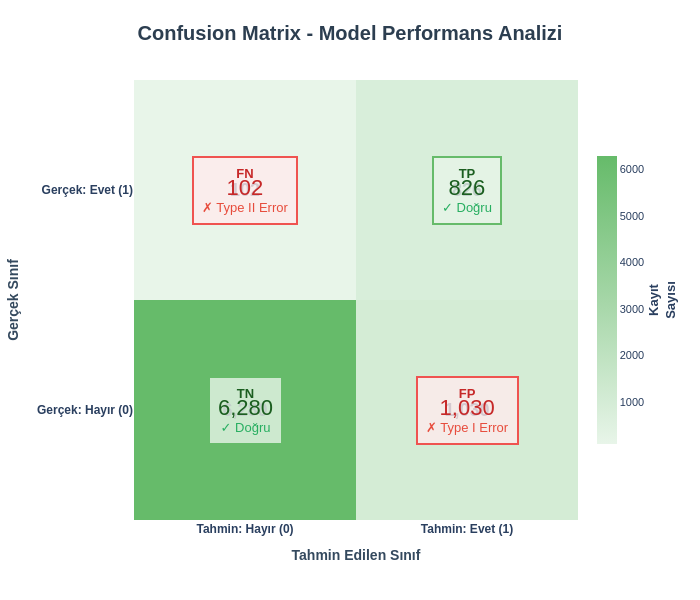

The cell this chart's notebook holds for it:
### Code cell
# İnteraktif Confusion Matrix Heatmap - Profesyonel Pastel Dizayn
# Pastel renk paleti: Yeşil tonları (başarı) ve Pembe tonları (hata)
pastel_colors = [
    [0.0, '#E8F5E9'],  # Çok açık yeşil
    [0.5, '#A5D6A7'],  # Açık yeşil  
    [1.0, '#66BB6A']   # Yeşil
]

fig = go.Figure(data=go.Heatmap(
    z=cm,
    x=['<b>Tahmin: Hayır (0)</b>', '<b>Tahmin: Evet (1)</b>'],
    y=['<b>Gerçek: Hayır (0)</b>', '<b>Gerçek: Evet (1)</b>'],
    colorscale=pastel_colors,
    showscale=True,
    colorbar=dict(
        title=dict(text="<b>Kayıt<br>Sayısı</b>", side="right"),
        thickness=20,
        len=0.7,
        tickfont=dict(size=11, family="Arial")
    ),
    hovertemplate='<b>%{y}</b><br><b>%{x}</b><br>Sayı: %{z:,}<extra></extra>',
    text=cm,
    texttemplate='<b>%{text:,}</b>',
    textfont=dict(size=18, family="Arial", color='#2C3E50')
))

# Profesyonel annotations ile metrik bilgileri
annotations = []

# TN (True Negative) - Sol üst
annotations.append(dict(
    x=0, y=0,
    text=f'<b>TN</b><br><span style="font-size:22px">{cm[0][0]:,}</span><br><span style="color:#27AE60">✓ Doğru</span>',
    showarrow=False,
    font=dict(size=13, family="Arial", color='#1B5E20'),
    bgcolor='rgba(232, 245, 233, 0.8)',
    bordercolor='#66BB6A',
    borderwidth=2,
    borderpad=8
))

# FP (False Positive) - Sağ üst
annotations.append(dict(
    x=1, y=0,
    text=f'<b>FP</b><br><span style="font-size:22px">{cm[0][1]:,}</span><br><span style="color:#E74C3C">✗ Type I Error</span>',
    showarrow=False,
    font=dict(size=13, family="Arial", color='#C62828'),
    bgcolor='rgba(255, 235, 238, 0.8)',
    bordercolor='#EF5350',
    borderwidth=2,
    borderpad=8
))

# FN (False Negative) - Sol alt
annotations.append(dict(
    x=0, y=1,
    text=f'<b>FN</b><br><span style="font-size:22px">{cm[1][0]:,}</span><br><span style="color:#E74C3C">✗ Type II Error</span>',
    showarrow=False,
    font=dict(size=13, family="Arial", color='#C62828'),
    bgcolor='rgba(255, 235, 238, 0.8)',
    bordercolor='#EF5350',
    borderwidth=2,
    borderpad=8
))

# TP (True Positive) - Sağ alt
annotations.append(dict(
    x=1, y=1,
    text=f'<b>TP</b><br><span style="font-size:22px">{cm[1][1]:,}</span><br><span style="color:#27AE60">✓ Doğru</span>',
    showarrow=False,
    font=dict(size=13, family="Arial", color='#1B5E20'),
    bgcolor='rgba(232, 245, 233, 0.8)',
    bordercolor='#66BB6A',
    borderwidth=2,
    borderpad=8
))

fig.update_layout(
    title=dict(
        text="<b>Confusion Matrix - Model Performans Analizi</b>",
        font=dict(size=20, family="Arial", color='#2C3E50'),
        x=0.5,
        xanchor='center'
    ),
    xaxis=dict(
        title=dict(
            text="<b>Tahmin Edilen Sınıf</b>",
            font=dict(size=14, family="Arial", color='#34495E')
        ),
        tickfont=dict(size=12, family="Arial"),
        side='bottom'
    ),
    yaxis=dict(
        title=dict(
            text="<b>Gerçek Sınıf</b>",
            font=dict(size=14, family="Arial", color='#34495E')
        ),
        tickfont=dict(size=12, family="Arial")
    ),
    plot_bgcolor='#FAFAFA',
    paper_bgcolor='#FFFFFF',
    annotations=annotations,
    margin=dict(l=100, r=100, t=80, b=80)
)

fig.update_xaxes(showgrid=False)
fig.update_yaxes(showgrid=False)

fig.show()

print("\n✅ Profesyonel Confusion Matrix görselleştirildi!")
print("\n📊 Confusion Matrix Bileşenleri:")
print(f"   • TN (True Negative)  : {cm[0][0]:,} - Doğru negatif tahminler")
print(f"   • FP (False Positive) : {cm[0][1]:,} - Yanlış pozitif (Type I Error)")
print(f"   • FN (False Negative) : {cm[1][0]:,} - Yanlış negatif (Type II Error)")
print(f"   • TP (True Positive)  : {cm[1][1]:,} - Doğru pozitif tahminler")

### Figure 1 — Plotly figure (JSON) as saved in the notebook; plotly's stock layout.template omitted (floating-point values rounded to 4 significant figures)
{"data": [{"colorbar": {"len": 0.7, "thickness": 20, "tickfont": {"family": "Arial", "size": 11}, "title": {"side": "right", "text": "<b>Kayıt<br>Sayısı</b>"}}, "colorscale": [[0, "#E8F5E9"], [0.5, "#A5D6A7"], [1, "#66BB6A"]], "hovertemplate": "<b>%{y}</b><br><b>%{x}</b><br>Sayı: %{z:,}<extra></extra>", "showscale": true, "text": [[6280, 1030], [102, 826]], "textfont": {"color": "#2C3E50", "family": "Arial", "size": 18}, "texttemplate": "<b>%{text:,}</b>", "type": "heatmap", "x": ["<b>Tahmin: Hayır (0)</b>", "<b>Tahmin: Evet (1)</b>"], "y": ["<b>Gerçek: Hayır (0)</b>", "<b>Gerçek: Evet (1)</b>"], "z": [[6280, 1030], [102, 826]]}], "layout": {"annotations": [{"bgcolor": "rgba(232, 245, 233, 0.8)", "bordercolor": "#66BB6A", "borderpad": 8, "borderwidth": 2, "font": {"color": "#1B5E20", "family": "Arial", "size": 13}, "showarrow": false, "text": "<b>TN</b><br><span style=\"font-size:22px\">6,280</span><br><span style=\"color:#27AE60\">✓ Doğru</span>", "x": 0, "y": 0}, {"bgcolor": "rgba(255, 235, 238, 0.8)", "bordercolor": "#EF5350", "borderpad": 8, "borderwidth": 2, "font": {"color": "#C62828", "family": "Arial", "size": 13}, "showarrow": false, "text": "<b>FP</b><br><span style=\"font-size:22px\">1,030</span><br><span style=\"color:#E74C3C\">✗ Type I Error</span>", "x": 1, "y": 0}, {"bgcolor": "rgba(255, 235, 238, 0.8)", "bordercolor": "#EF5350", "borderpad": 8, "borderwidth": 2, "font": {"color": "#C62828", "family": "Arial", "size": 13}, "showarrow": false, "text": "<b>FN</b><br><span style=\"font-size:22px\">102</span><br><span style=\"color:#E74C3C\">✗ Type II Error</span>", "x": 0, "y": 1}, {"bgcolor": "rgba(232, 245, 233, 0.8)", "bordercolor": "#66BB6A", "borderpad": 8, "borderwidth": 2, "font": {"color": "#1B5E20", "family": "Arial", "size": 13}, "showarrow": false, "text": "<b>TP</b><br><span style=\"font-size:22px\">826</span><br><span style=\"color:#27AE60\">✓ Doğru</span>", "x": 1, "y": 1}], "height": 600, "margin": {"b": 80, "l": 100, "r": 100, "t": 80}, "paper_bgcolor": "#FFFFFF", "plot_bgcolor": "#FAFAFA", "title": {"font": {"color": "#2C3E50", "family": "Arial", "size": 20}, "text": "<b>Confusion Matrix - Model Performans Analizi</b>", "x": 0.5, "xanchor": "center"}, "width": 700, "xaxis": {"showgrid": false, "side": "bottom", "tickfont": {"family": "Arial", "size": 12}, "title": {"font": {"color": "#34495E", "family": "Arial", "size": 14}, "text": "<b>Tahmin Edilen Sınıf</b>"}}, "yaxis": {"showgrid": false, "tickfont": {"family": "Arial", "size": 12}, "title": {"font": {"color": "#34495E", "family": "Arial", "size": 14}, "text": "<b>Gerçek Sınıf</b>"}}}}
